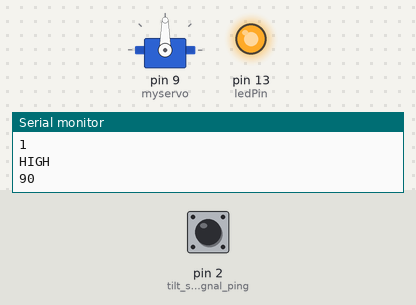
This sketch was run on a simulated Arduino Uno, built with avr-gcc and run on an emulated ATmega328P. On the bench: servo, output pins drawn as LEDs (lit = HIGH), the last lines printed to the serial monitor. The test bench sets the inputs (shaded band); at power-on: pin 2 (tilt_switch_signal_ping) HIGH.

Above: at 1.8 s.
1.9 s: pin 2 (tilt_switch_signal_ping) pulled LOW for 0.15 s
At 2.6 s:
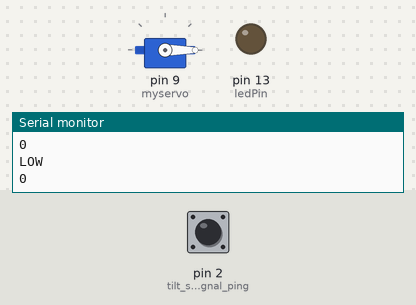
4.4 s: pin 2 (tilt_switch_signal_ping) pulled LOW for 3.2 s
At 8.1 s:
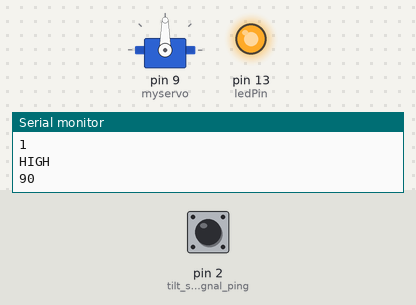
Timing chart, 0 to 9.6 s (numbered marks = the images above; inputs shaded):
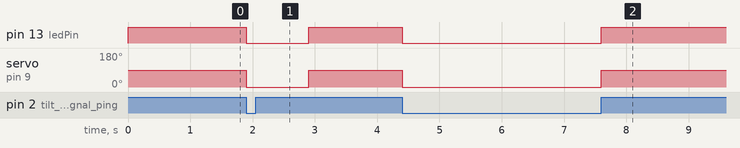

Measured:
- after the input at 1.9 s, pin 13 (ledPin): HIGH → LOW at once, → HIGH 1.0 s later; servo on pin 9 (myservo): 90° → 0° at once, → 90° 1.0 s later
- after the input at 4.4 s, pin 13 (ledPin): HIGH → LOW at once, → HIGH 3.2 s later; servo on pin 9 (myservo): 90° → 0° at once, → 90° 3.2 s later

The sketch:

SwitchActivatedServo.ino
```cpp
//www.elegoo.com
//2016.12.08
#include <Servo.h>

// create servo object to control a servo
// twelve servo objects can be created on most boards
Servo myservo;

int pos = 0;    // position expressed in degrees

const int ledPin = 13; // built-in led attach to

void setup() {
  Serial.begin(9600);
  myservo.attach(9);  // servo signale pin
  pinMode(ledPin,OUTPUT); //initialize the ledPin as an output
  pinMode(2,INPUT); // tilt switch signal ping
  digitalWrite(2, HIGH);  // why set an input pin?
}

int prevVal = 0;

void loop() {
  int digitalVal = digitalRead(2);
  if (digitalVal != prevVal) {
    Serial.println("Change in switch");
    Serial.println(digitalVal);
    prevVal = digitalVal;
    if(HIGH == digitalVal) {
      Serial.println("HIGH");
      digitalWrite(ledPin,HIGH);
      pos = 90;
      Serial.println(pos);
      myservo.write(pos);
      delay(1000); // debounce and let servo reach position
      }
    else {
      Serial.println("LOW");
      digitalWrite(ledPin,LOW);
      pos = 0;
      Serial.println(pos);
      myservo.write(pos);
      delay(1000); // debounce and let servo reach position
      }
    }
  }
```
